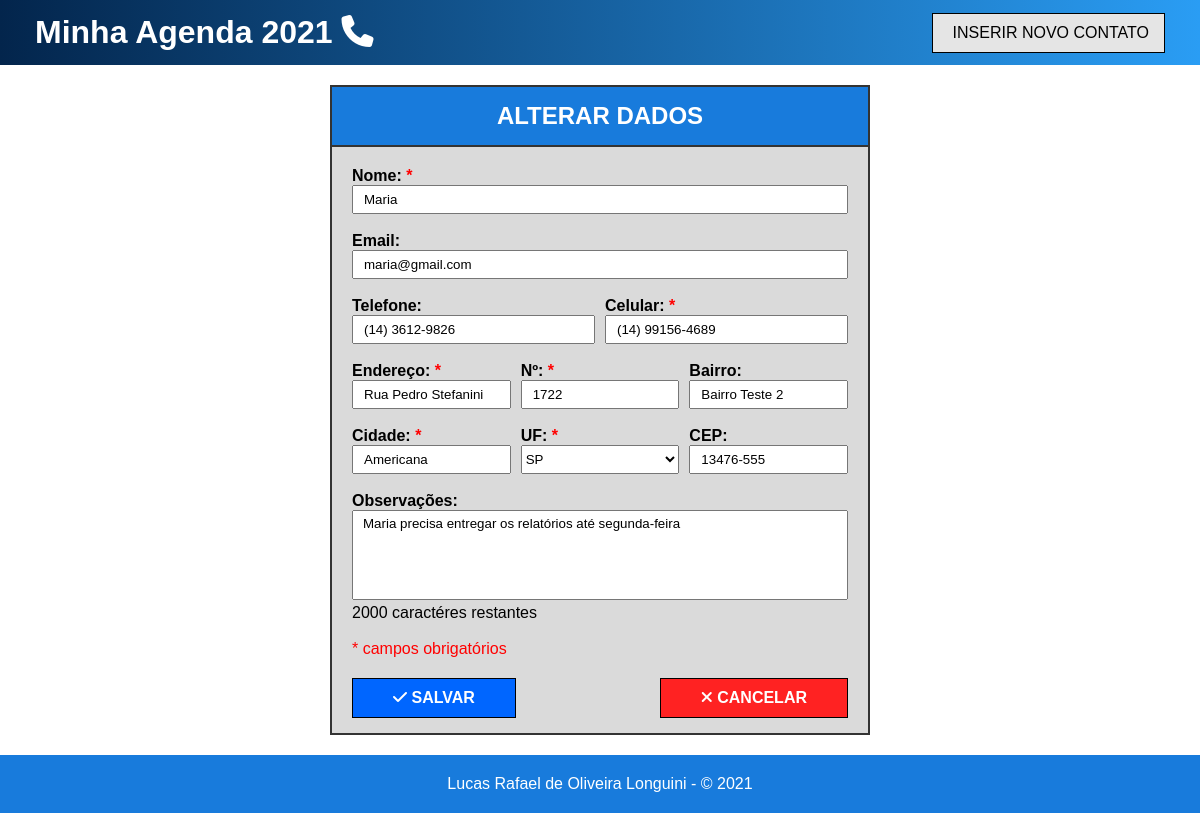
The page /?c=ContatoController&m=editarContato&id=3 on the database as committed earlier.
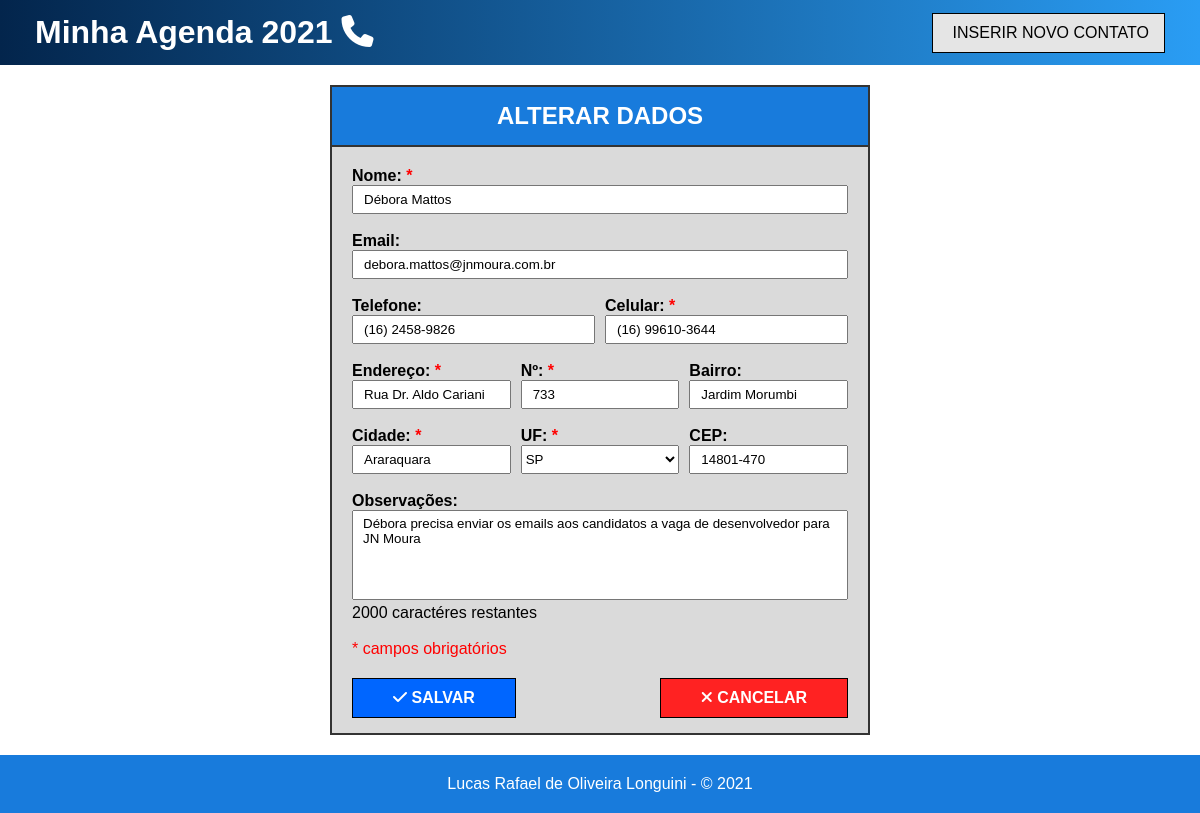
The same page on the database as committed later.
### tables this page shows
CREATE TABLE Contatos (
	`id_contato`	INT NOT NULL AUTO_INCREMENT PRIMARY KEY,
	`nome`			VARCHAR(60) NOT NULL,
	`email`			VARCHAR(50) NULL,
	`telefone`		VARCHAR(14) NULL,
	`celular`		VARCHAR(15) NOT NULL,
	`endereco`		VARCHAR(50) NOT NULL,
	`num`			VARCHAR(5) NOT NULL,
	`bairro`		VARCHAR(30) NULL,
	`cidade`		VARCHAR(50) NOT NULL,
	`cep`			VARCHAR(9) NULL,
	`observacoes`	VARCHAR(1000) NULL,
	`id_estado`		INT NOT NULL,
	FOREIGN KEY (`id_estado`) REFERENCES Estados (`id_estado`)
);

### controllers/ContatoController.class.php (called while the page is built, shortened)
<?php
	require_once "models/Conexao.class.php";
	require_once "models/Contato.class.php";
	require_once "models/ContatoDAO.class.php";
	class ContatoController {
		public function editarContato() {
			$contatoDAO = new ContatoDAO();
			$ret = $contatoDAO->listarContato($_GET["id"]);
			$estado = $contatoDAO->listarEstados();
			require_once "views/edit_contato.php";
		}
	}

### models/Conexao.class.php (called while the page is built, shortened)
<?php
	abstract class Conexao {
		protected function __construct() {
			try {
				$this->db = new PDO("mysql:host=localhost; dbname=AgendaTelefonica; charset=utf8mb4", "root", "");
			}
			catch(Exception $e) {
				die("Ocorreu um erro durante a conexão com o banco de dados. " .$e->getMessage());
			}
		}
	}

### models/ContatoDAO.class.php (called while the page is built, shortened)
<?php
	class ContatoDAO extends Conexao {
		public function listarContato($id) {
			$sql = "SELECT c.*, e.*
					FROM contatos c
					INNER JOIN estados e ON (c.id_estado = e.id_estado)
					WHERE c.id_contato = $id";
			try {
				$stmt = $this->db->prepare($sql);
				$stmt->execute();
				return $stmt->fetchAll(PDO::FETCH_OBJ);
				$this->db = null;
			}
			catch(Exception $e) {
				die("Erro ao listar o contato. " .$e->getMessage());
			}
		}
		public function listarEstados() {
			$sql = "SELECT * FROM Estados";
			try {
				$stmt = $this->db->prepare($sql);
				$stmt->execute();
				return $stmt->fetchAll(PDO::FETCH_OBJ);
				$this->db = null;
			}
			catch(Exception $e) {
				die("Erro ao listar os estados. " .$e->getMessage());
			}
		}
	}

### views/edit_contato.php (the view, shortened to what this page needs)
<?php require_once "views/_nav.php" ?>
<main>
	<section id="dados">
		<h2>ALTERAR DADOS</h2>
		<form action="" method="POST">
			<div class="container">
				<label>Nome: <span class="obg">*</span></label>
				<input type="text" name="nome" value="<?php if (isset($ret)) echo $ret[0]->nome; ?>" />
				<br/><br/>
				<label>Email: </label>
				<input type="text" name="email" value="<?php if (isset($ret)) echo $ret[0]->email; ?>" />
				<br/><br/>
				<div class="col-2">
					<label>Telefone: </label>
					<label>Celular: <span class="obg">*</span></label>
					<input type="tel" id="tel" name="telefone" value="<?php if (isset($ret)) echo $ret[0]->telefone; ?>" />
					<input type="tel" id="cel" name="celular" value="<?php if (isset($ret)) echo $ret[0]->celular; ?>" />
				</div>
				<br/>
				<div class="col-3">
					<label>Endereço: <span class="obg">*</span></label>
					<label>Nº: <span class="obg">*</span></label>
					<label>Bairro: </label>
					<input type="text" name="endereco" value="<?php if (isset($ret)) echo $ret[0]->endereco; ?>" />
					<input type="text" name="numero" maxlength="5" value="<?php if (isset($ret)) echo $ret[0]->num; ?>" />
					<input type="text" name="bairro" value="<?php if (isset($ret)) echo $ret[0]->bairro; ?>" />
				</div>
				<br/>
				<div class="col-3">
					<label>Cidade: <span class="obg">*</span></label>
					<label>UF: <span class="obg">*</span></label>
					<label>CEP: </label>
					<input type="text" name="cidade" value="<?php if (isset($ret)) echo $ret[0]->cidade; ?>" />
					<select name="uf">
						<?php
							foreach ($estado as $uf) {
								if ($uf->id_estado == $ret[0]->id_estado) {
									echo "<option value='{$uf->id_estado}' selected=''>{$uf->sigla}</option>";
								}
								else {
									echo "<option value='{$uf->id_estado}'>{$uf->sigla}</option>";
								}
							}
						?>
					</select>
					<input type="text" id="cep" name="cep" value="<?php if (isset($ret)) echo $ret[0]->cep; ?>" />
				</div>
				<br/>
				<label>Observações: </label>
				<br/>
				<textarea maxlength="2000" name="observacoes" onkeyup="countChar(this)"><?php if (isset($ret)) echo $ret[0]->observacoes; ?></textarea>
				<p id="observacoes">2000 caractéres restantes</p>
				<br/>
				<span class="obg">* campos obrigatórios</span>
			</div>
			<div class="btn">
				<button type="submit" name="save"><span class="fas fa-check"></span> SALVAR</button>
				<button type="submit" name="cancel"><span class="fas fa-times"></span> CANCELAR</button>
			</div>
		</form>
	</section>
</main>
<?php require_once "views/_footer.php" ?>

Rows that differ between the two databases and show on the page:
changed contatos: nome "Maria" → "Débora Mattos"; email "maria@gmail.com" → "debora.mattos@jnmoura.com.br"; telefone "(14) 3612-9826" → "(16) 2458-9826"; celular "(14) 99156-4689" → "(16) 99610-3644"; endereco "Rua Pedro Stefanini" → "Rua Dr. Aldo Cariani"; numero "1722" → "733"; bairro "Bairro Teste 2" → "Jardim Morumbi"; cidade "Americana" → "Araraquara"; cep "13476-555" → "14801-470"; observacoes "Maria precisa entregar os relatórios até segunda-feira" → "Débora precisa enviar os emails aos candidatos a vaga de desenvolvedor para JN Moura"
